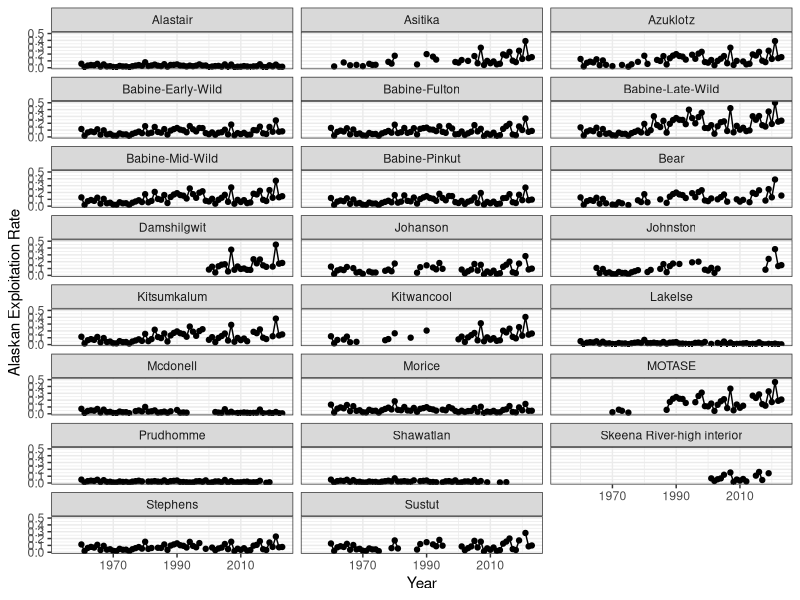
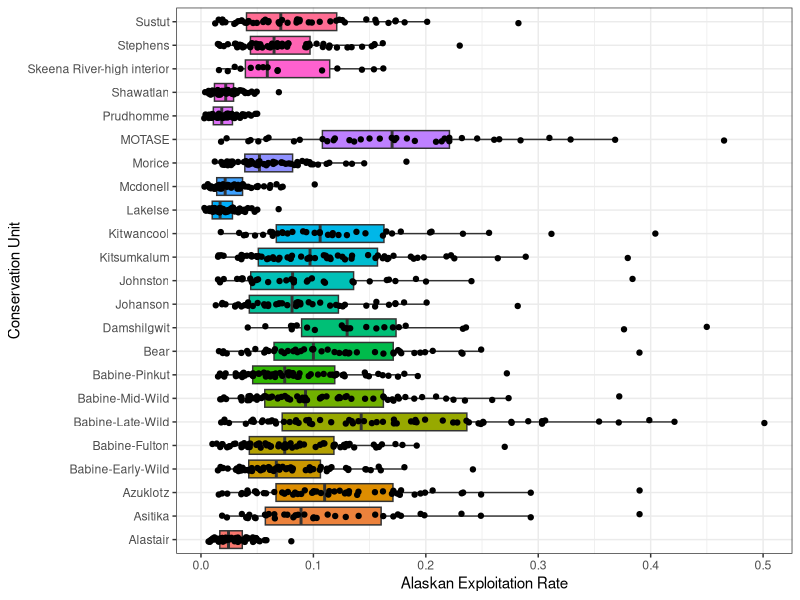
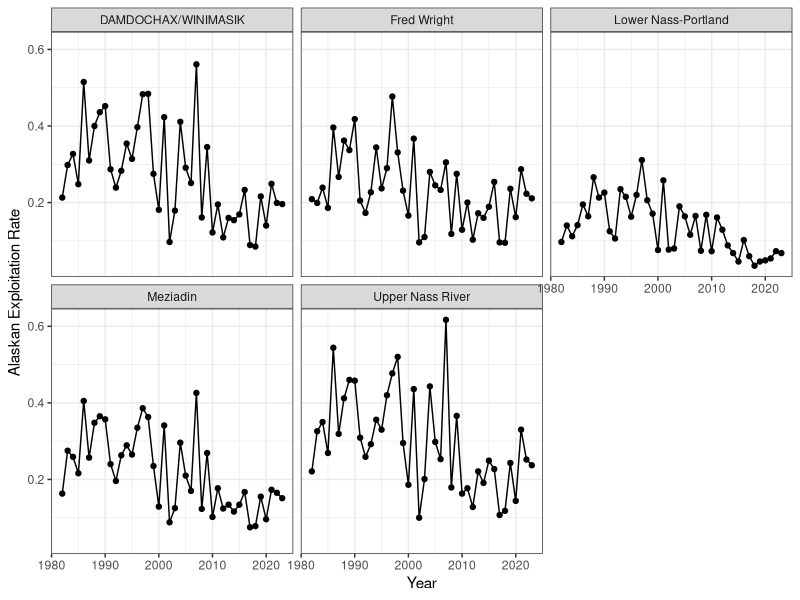
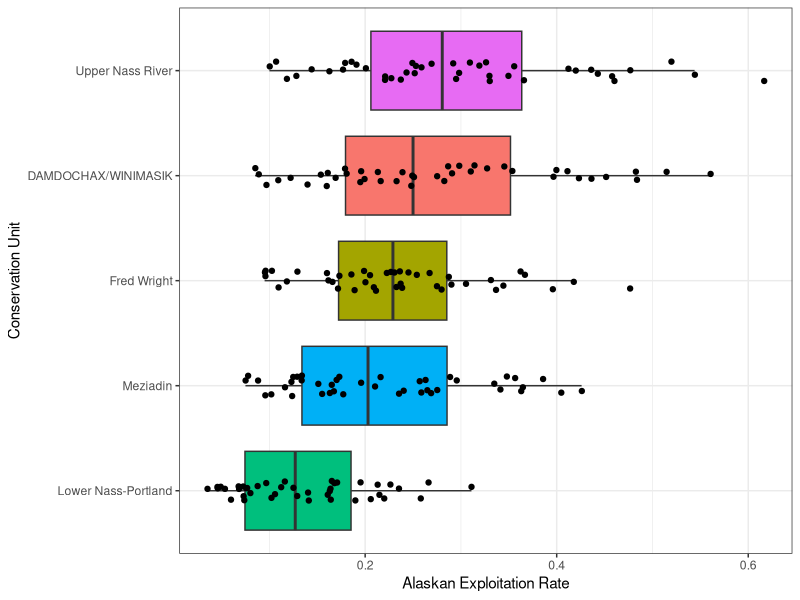

The R source for these figures, in order:
## ---- chunk 1
library(data.table)
library(tidyverse)

## ---- chunk 2
#| label: fig-skeena-trtc1

data<-fread("data-raw/sockeye-skeena-trtc data.csv")

data$`AK ER`<-data$`Total ER`-data$`CDN ER`

#line plot of ak ers for each skeena cu
ggplot(data,aes(x=Year,y=`AK ER`))+
  geom_point()+geom_line()+
  facet_wrap(CU_Name~.,ncol=3)+
  labs(y="Alaskan Exploitation Rate")+
  theme_bw()
## ---- chunk 3
#| label: fig-skeena-trtc2

#boxplot of ak ers for each skeena cu
ggplot(data,aes(x=`AK ER`,y=reorder(CU_Name,`AK ER`,median),fill=CU_Name))+
  geom_boxplot(outlier.shape = NA)+
  geom_jitter(height=.1)+
  labs(y="Conservation Unit",x="Alaskan Exploitation Rate")+
  theme_bw()+
  guides(fill="none")
## ---- chunk 4
data<-fread("data-raw/sockeye-nass-trtc data.csv")

data$`AK ER`<-data$`Total ER`-data$`CDN ER`

ggplot(data,aes(x=Year,y=`AK ER`))+
  geom_point()+geom_line()+
  facet_wrap(CU_Name~.,ncol=3)+
  labs(y="Alaskan Exploitation Rate")+
  theme_bw()


## ---- chunk 5
ggplot(data,aes(x=`AK ER`,y=reorder(CU_Name,`AK ER`,median),fill=CU_Name))+
  geom_boxplot(outlier.shape = NA) +
  geom_jitter(height=.1)+
  labs(y="Conservation Unit",x="Alaskan Exploitation Rate")+
  theme_bw()+
  guides(fill="none")

